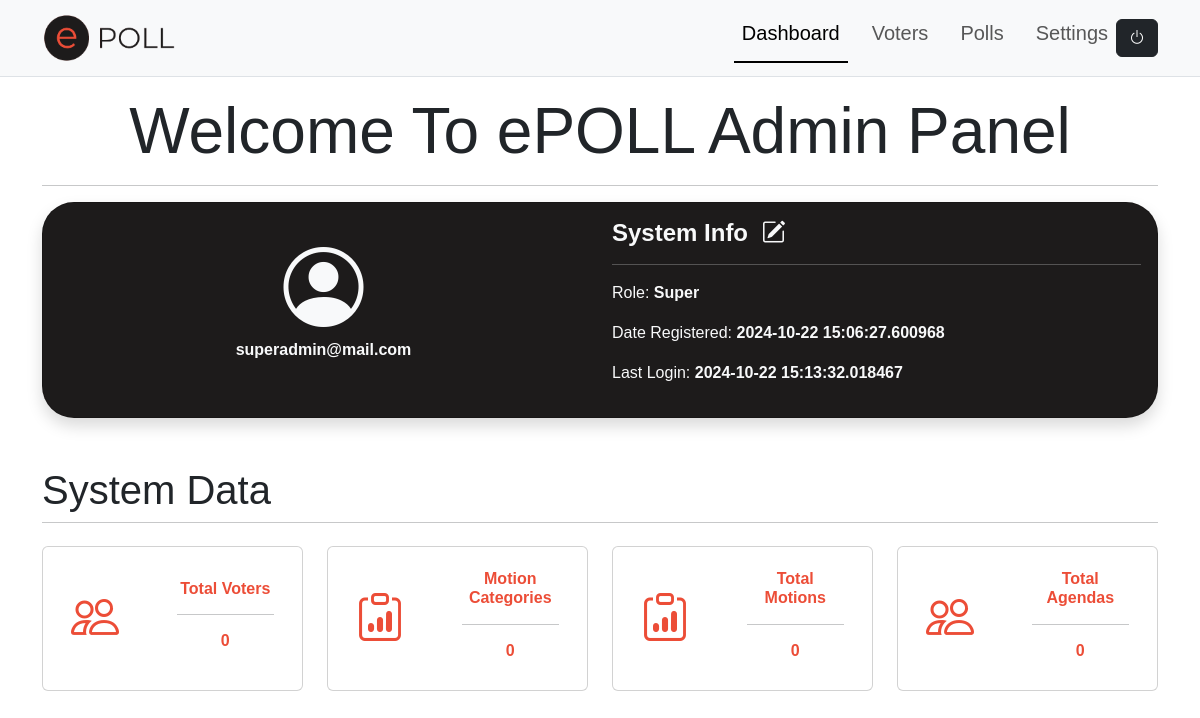
Screenshot of /admin/dashboard/ (signed in) with the database file from the repository.
### app/models.py (models this page shows, shortened)
class User(UserMixin, db.Model):
    __tablename__ = "users"
    id = db.Column(db.String(36), primary_key=True, default=generate_uuid)
    email = db.Column(db.String(100), unique=True, nullable=False)
    password = db.Column(db.String(100), nullable=False)
    status = db.Column(db.Enum(UserStatus), nullable=False, default=UserStatus.ACTIVE)
    created_at = db.Column(db.DateTime, nullable=False)
    updated_at = db.Column(db.DateTime(timezone=True), onupdate=db.func.now())
    last_login = db.Column(db.DateTime, nullable=True)
    roles = db.relationship('Role', secondary='user_roles', back_populates='users')
    voters = db.relationship('Voter', backref='user', lazy=True)

class Role(RoleMixin, db.Model):
    __tablename__ = "roles"
    id = db.Column(db.String(36), primary_key=True, default=generate_uuid)
    name = db.Column(db.String(20), nullable=False, unique=True)
    description = db.Column(db.String(120))
    created_at = db.Column(db.DateTime, nullable=False, default=datetime.now())
    updated_at = db.Column(db.DateTime(timezone=True), onupdate=db.func.now())
    permissions = db.relationship('Permission', secondary='role_permissions', back_populates='roles')
    users = db.relationship('User', secondary='user_roles', back_populates='roles')

### app/admin.py (the view)
@abp.route('/dashboard/')
@login_required
@role_required('Super', 'Admin')
def dashboard():
    count_voters = Voter.query.count()
    count_category = Category.query.count()
    count_motions = Motion.query.count()
    count_agendas = Agenda.query.count()
    return render_template('admin/dashboard.html', title='Dashboard',
                           count_voters=count_voters,
                           count_category=count_category,
                           count_motions=count_motions,
                           count_agendas=count_agendas,
                           DASHBOARD=True)

### app/__init__.py (called while the page is built)
def create_app():
    app = Flask(__name__)
    application = app
    app.config.from_object(App_Config)
    db.init_app(app)
    migrate.init_app(app, db)
    login_manager.init_app(app)
    login_manager.login_view = 'auth.login'
    app.register_blueprint(auth)
    app.register_blueprint(abp)
    app.register_blueprint(accbp)
    app.register_blueprint(sbp)
    app.register_blueprint(pbp)
    @app.route('/')
    def index():
        return redirect(url_for('auth.login'))
    @app.template_filter('comma_format')
    def comma_format(value):
        if value is None:
            return "0"
        return "{:,.2f}".format(value)
    @login_manager.user_loader
    def load_user(user_id):
        return User.query.get(user_id)
    register_error_handlers(app)
    with app.app_context():
        setup_database(app)
    return app

### app/templates/admin/dashboard.html (shortened to what this page needs)
{% extends "shared/adminlayout.html" %}
{% block content %}
<div class="container mt-3">
  <h3 class="display-3 text-center">Welcome To ePOLL Admin Panel</h3>
  <hr>
  <section id="profileSection" name="profileSection" class="mb-5">
    <div class="card shadow text-light rounded-5" style="background-color: #1D1B1B;">
      <div class="card-body">
        <div class="row row-cols-1 row-cols-md-2 g-4 align-content-center justify-content-evenly">
          <div class="col align-content-center text-center">
            <i class="bi bi-person-circle display-1"></i>
            <p><strong>{{ current_user.email }}</strong></p>
          </div>
          <div class="col">
            <h4><strong>System Info &nbsp;<a href="#" class="text-light border-0 rounded-0"><i class="bi bi-pencil-square"></i></a></strong></h4>
            <hr>
            <p>Role:
              {% for role in current_user.roles %}
              <strong>{{ role.name }}</strong>
              {% endfor %}</p>
            <p>Date Registered: <strong>{{ current_user.created_at }}</strong></p>
            <p>Last Login: <strong>{{ current_user.last_login }}</strong></p>
          </div>
        </div>
      </div>
    </div>
  </section>
  <section id="systemdataSection" name="systemdataSection" class="mb-5">
    <legend class="display-6">System Data</legend>
    <hr>
    <div class="row row-cols-1 row-cols-md-4 g-4 align-content-center">
        <div class="col">
            <div class="card h-100 dashcard align-content-center justify-content-center">
              <a class="btn rounded-0 border-0 text-center" href="{{ url_for('admin.voters') }}">
                <div class="card-body">
                  <div class="row row-cols-md-1 row-cols-md-2 g-2">
                      <div class="col align-content-center text-start">
                        <div class="iconbg">
                          <i class="bi bi-people display-5"></i>
                        </div>
                      </div>
                      <div class="col align-content-center justify-content-center iconbg">
                        <h6 class="card-title"><strong>Total Voters</strong></h6>
                        <hr class="text-dark">
                        <h6><strong>{{count_voters}}</strong></h6>
                      </div>
                  </div>
                </div>
              </a>
            </div>
        </div>
        <div class="col">
            <div class="card h-100 dashcard align-content-center justify-content-center">
              <a class="btn rounded-0 border-0 text-center" href="{{ url_for('settings.categories') }}">
                <div class="card-body">
                  <div class="row row-cols-md-1 row-cols-md-2 g-2">
                      <div class="col align-content-center text-start">
                        <div class="iconbg">
                          <i class="bi bi-clipboard-data display-5"></i>
                        </div>
                      </div>
                      <div class="col align-content-center justify-content-center iconbg">
                        <h6 class="card-title"><strong>Motion Categories</strong></h6>
                        <hr class="text-dark">
                        <h6><strong>{{count_category}}</strong></h6>
                      </div>
                  </div>
                </div>
              </a>
            </div>
        </div>
        <div class="col">
          <div class="card h-100 dashcard align-content-center justify-content-center">
            <a class="btn rounded-0 border-0 text-center" href="{{ url_for('poll.motions') }}">
              <div class="card-body">
                <div class="row row-cols-md-1 row-cols-md-2 g-2">
                    <div class="col align-content-center text-start">
                      <div class="iconbg">
                        <i class="bi bi-clipboard-data display-5"></i>
                      </div>
                    </div>
                    <div class="col align-content-center justify-content-center iconbg">
                      <h6 class="card-title"><strong>Total Motions</strong></h6>
                      <hr class="text-dark">
                      <h6><strong>{{count_motions}}</strong></h6>
                    </div>
                </div>
              </div>
            </a>
          </div>
      </div>
        <div class="col">
            <div class="card h-100 dashcard align-content-center justify-content-center">
              <a class="btn rounded-0 border-0 text-center" href="{{ url_for('settings.users') }}">
                <div class="card-body">
                  <div class="row row-cols-md-1 row-cols-md-2 g-2">
                      <div class="col align-content-center text-start">
                        <div class="iconbg">
                          <i class="bi bi-people display-5"></i>
                        </div>
                      </div>
                      <div class="col align-content-center justify-content-center iconbg">
                        <h6 class="card-title"><strong>Total Agendas</strong></h6>
                        <hr class="text-dark">
                        <h6><strong>{{count_agendas}}</strong></h6>
                      </div>
                  </div>
                </div>
              </a>
            </div>
        </div>
    </div>
  </section>
</div>
{% endblock %}

### app/static/styles.css (style rules this page uses)
html { font-size: 14px; position: relative; }
@media (min-width: 768px) { html { font-size: 16px; } }
body { margin-bottom: 60px; scroll-behavior: smooth; font-family: Montserrat, sans-serif !important; }
.iconbg { color: #EC4D37; align-items: center; }
.dashcard { border: 0; cursor: pointer; }

### rows the page displays
User: email "superadmin@mail.com", created_at "2024-10-22 15:06:27.600968", last_login "2024-10-22 15:13:32.018467"
Role: name "Super"

### other values shown
{{ count_voters }} "0"
{{ count_category }} "0"
{{ count_motions }} "0"
{{ count_agendas }} "0"
